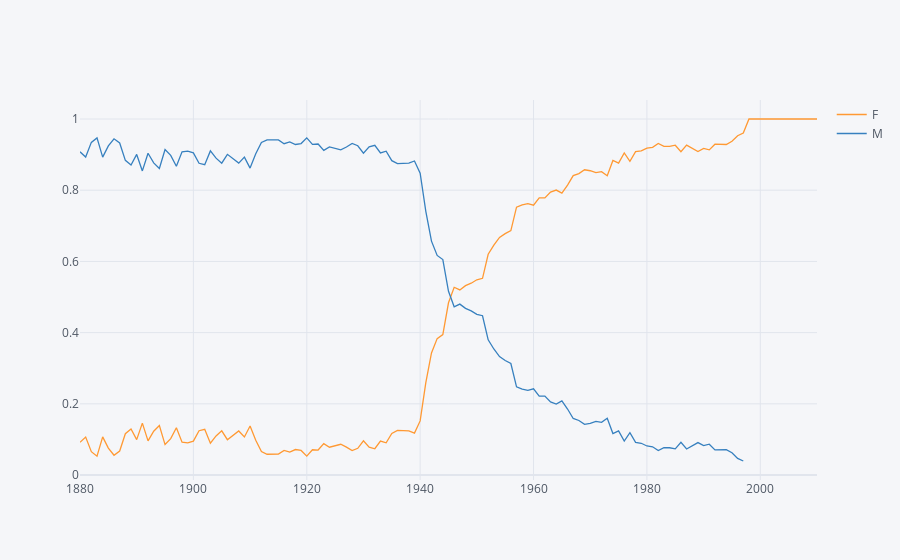

The notebook cell saved with this chart:
### Code cell
table.iplot(kind='line')

### Figure 1 — Plotly figure (JSON) as saved in the notebook; plotly's stock layout.template omitted (floating-point values rounded to 4 significant figures; data arrays with more than 128 entries replaced by an {"elided": "..."} marker saying what was removed)
{"data": [{"line": {"color": "rgba(255, 153, 51, 1.0)", "dash": "solid", "shape": "linear", "width": 1.3}, "mode": "lines", "name": "F", "text": "", "type": "scatter", "x": {"elided": "131 int values"}, "y": {"elided": "131 float values"}}, {"line": {"color": "rgba(55, 128, 191, 1.0)", "dash": "solid", "shape": "linear", "width": 1.3}, "mode": "lines", "name": "M", "text": "", "type": "scatter", "x": {"elided": "131 int values"}, "y": {"elided": "131 mixed values"}}], "layout": {"autosize": true, "legend": {"bgcolor": "#F5F6F9", "font": {"color": "#4D5663"}}, "paper_bgcolor": "#F5F6F9", "plot_bgcolor": "#F5F6F9", "title": {"font": {"color": "#4D5663"}}, "xaxis": {"autorange": true, "gridcolor": "#E1E5ED", "range": [1880, 2010], "showgrid": true, "tickfont": {"color": "#4D5663"}, "title": {"font": {"color": "#4D5663"}, "text": ""}, "type": "linear", "zerolinecolor": "#E1E5ED"}, "yaxis": {"autorange": true, "gridcolor": "#E1E5ED", "range": [-0.01391, 1.053], "showgrid": true, "tickfont": {"color": "#4D5663"}, "title": {"font": {"color": "#4D5663"}, "text": ""}, "type": "linear", "zerolinecolor": "#E1E5ED"}}}
